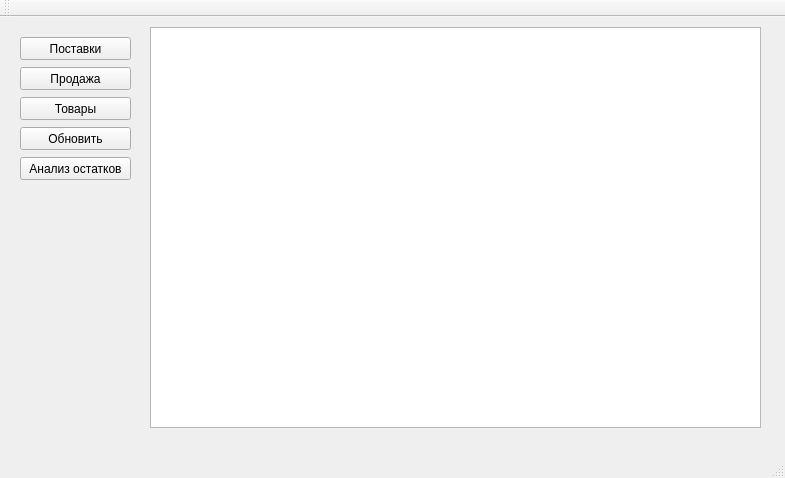
<?xml version="1.0" encoding="UTF-8"?>
<ui version="4.0">
 <class>MainWindow</class>
 <widget class="QMainWindow" name="MainWindow">
  <property name="geometry">
   <rect>
    <x>0</x>
    <y>0</y>
    <width>785</width>
    <height>478</height>
   </rect>
  </property>
  <property name="windowTitle">
   <string>MainWindow</string>
  </property>
  <widget class="QWidget" name="centralWidget">
   <widget class="QTableView" name="tableView">
    <property name="geometry">
     <rect>
      <x>150</x>
      <y>10</y>
      <width>611</width>
      <height>401</height>
     </rect>
    </property>
    <attribute name="horizontalHeaderMinimumSectionSize">
     <number>39</number>
    </attribute>
    <attribute name="verticalHeaderMinimumSectionSize">
     <number>30</number>
    </attribute>
    <attribute name="verticalHeaderDefaultSectionSize">
     <number>37</number>
    </attribute>
   </widget>
   <widget class="QPushButton" name="pushButton">
    <property name="geometry">
     <rect>
      <x>20</x>
      <y>20</y>
      <width>111</width>
      <height>23</height>
     </rect>
    </property>
    <property name="text">
     <string>Поставки</string>
    </property>
   </widget>
   <widget class="QPushButton" name="pushButton_2">
    <property name="geometry">
     <rect>
      <x>20</x>
      <y>50</y>
      <width>111</width>
      <height>23</height>
     </rect>
    </property>
    <property name="text">
     <string>Продажа</string>
    </property>
   </widget>
   <widget class="QPushButton" name="pushButton_3">
    <property name="geometry">
     <rect>
      <x>20</x>
      <y>110</y>
      <width>111</width>
      <height>23</height>
     </rect>
    </property>
    <property name="text">
     <string>Обновить</string>
    </property>
   </widget>
   <widget class="QPushButton" name="pushButton_4">
    <property name="geometry">
     <rect>
      <x>20</x>
      <y>80</y>
      <width>111</width>
      <height>23</height>
     </rect>
    </property>
    <property name="text">
     <string>Товары</string>
    </property>
   </widget>
   <widget class="QPushButton" name="pushButton_5">
    <property name="geometry">
     <rect>
      <x>20</x>
      <y>140</y>
      <width>111</width>
      <height>23</height>
     </rect>
    </property>
    <property name="text">
     <string>Анализ остатков</string>
    </property>
   </widget>
  </widget>
  <widget class="QMenuBar" name="menuBar">
   <property name="geometry">
    <rect>
     <x>0</x>
     <y>0</y>
     <width>785</width>
     <height>26</height>
    </rect>
   </property>
  </widget>
  <widget class="QToolBar" name="mainToolBar">
   <attribute name="toolBarArea">
    <enum>TopToolBarArea</enum>
   </attribute>
   <attribute name="toolBarBreak">
    <bool>false</bool>
   </attribute>
  </widget>
  <widget class="QStatusBar" name="statusBar"/>
 </widget>
 <layoutdefault spacing="6" margin="11"/>
 <resources/>
 <connections/>
</ui>
